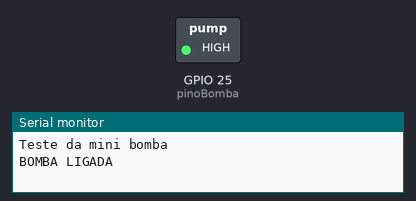
Bench run of a sketch on a simulated ESP32. Parts: switched loads named in the sketch (green lamp = pin HIGH), the last lines printed to the serial monitor.

Above: at 1.5 s.
At 8.0 s:
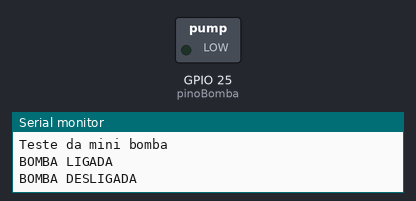
Timing chart, 0 to 16.9 s (numbered marks = the images above):
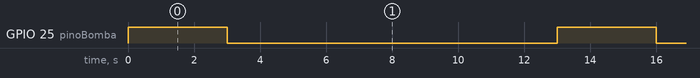

Measured:
- by itself, GPIO 25 (pinoBomba): alternates HIGH for 3.0 s and LOW for 10.0 s

The sketch:

minibomba.ino
```cpp
const int pinoBomba = 25;

void setup() {
  Serial.begin(115200);

  pinMode(pinoBomba, OUTPUT);
  digitalWrite(pinoBomba, LOW);

  Serial.println("Teste da mini bomba");
}

void loop() {

  Serial.println("BOMBA LIGADA");
  digitalWrite(pinoBomba, HIGH);
  delay(3000);

  Serial.println("BOMBA DESLIGADA");
  digitalWrite(pinoBomba, LOW);
  delay(10000);
}
```
